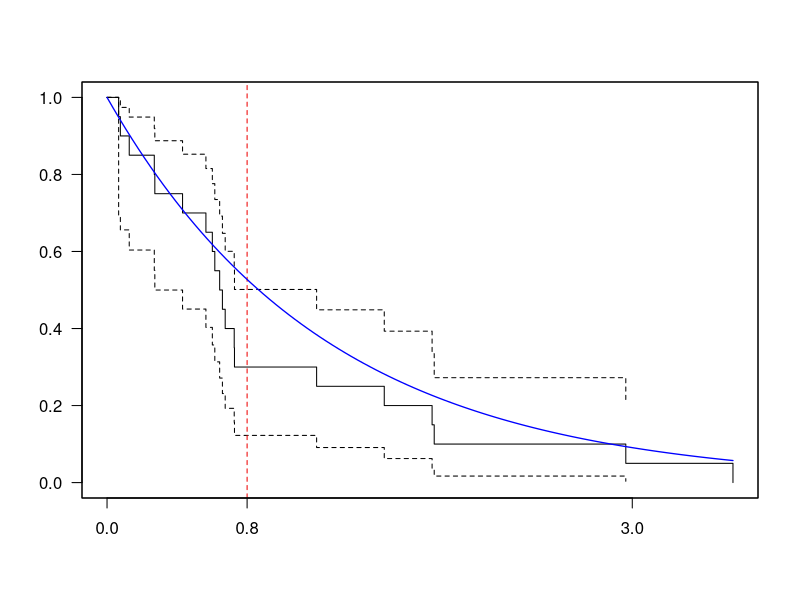
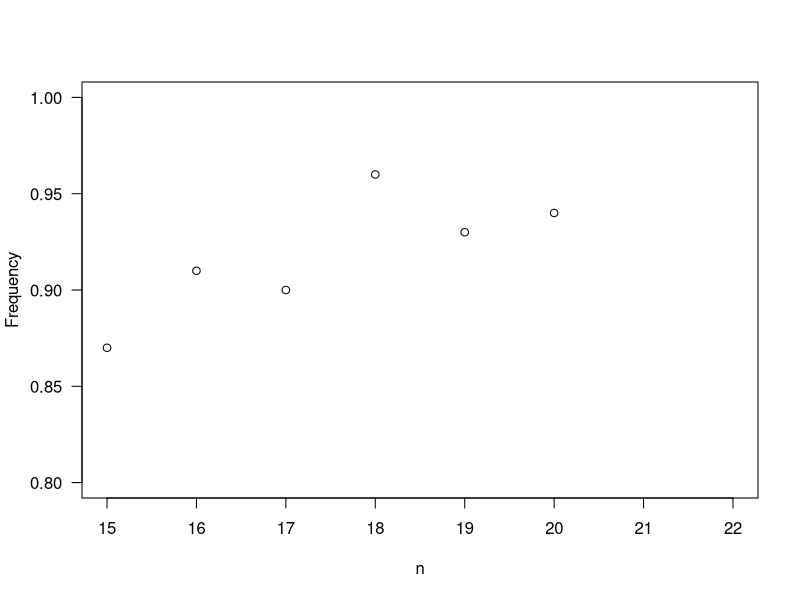
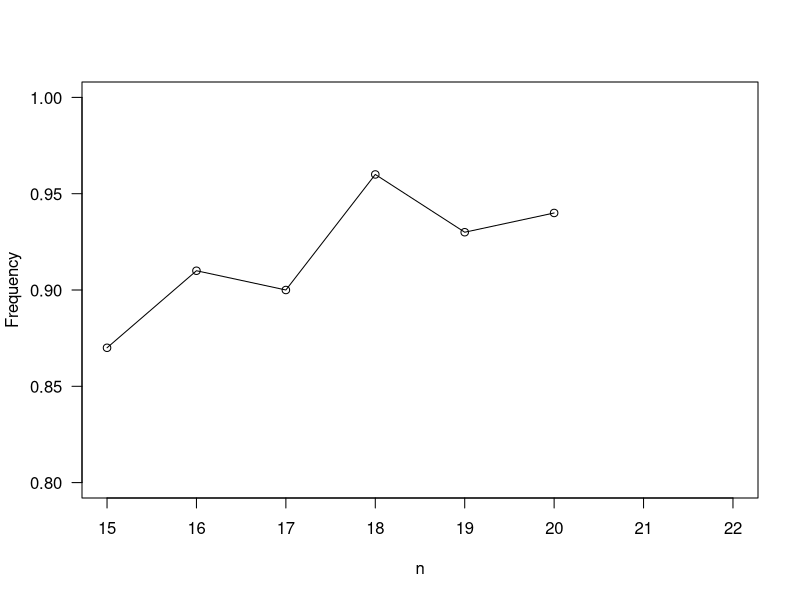

Reproduce these figures in R, in order.
setwd("E:/R/gra_thesis")
library(survival)
num=20
rate=0.8
rt.exp <- rexp(num,rate) # rt: recorded time
ct.exp <-  rep(1,num)# ct: censored time
# produce a special structure for censored survival data
result.KM.exp <- survfit(Surv(rt.exp, ct.exp) ~ 1, conf.type = "log-log")
# compute confidence intervals based on log-log transformation
# summary(result.KM.exp) # see the full Kaplan-Meier estimate

# png("pic(2).png")

plot(result.KM.exp, xaxt = "n", las=1) # plot the Kaplan-Meier estimate curve
abline(v=0.8, col='red2',lty=2)
par(new=TRUE)
curve(pexp(x, rate = rate, lower.tail = FALSE), col="blue", lwd = 1.3, 
      from = 0, to = max(rt.exp), ylim=c(0,1), 
      ann = FALSE, xaxt = "n", yaxt = "n")
axis(1,c(0,0.8,floor(max(rt.exp))))
par(new=FALSE)

# dev.off()

N <- c(15,16,17,18,19,20)
freq <- c(0.87,0.91,0.90,0.96,0.93,0.94)

png("pic(3).png")

plot(N,freq, xlim = c(min(N),max(N)+2),ylim = c(0.8,1),las=1,
     xlab = "n", ylab = "Frequency")

dev.off()

png("pic(4).png")

plot(N,freq, xlim = c(min(N),max(N)+2),ylim = c(0.8,1),las=1,
     xlab = "n", ylab = "Frequency")
lines(N,freq)

dev.off()

# axis(1,min(N):(max(N)+2))
# axis(2,seq(0.8,1,0.05))
